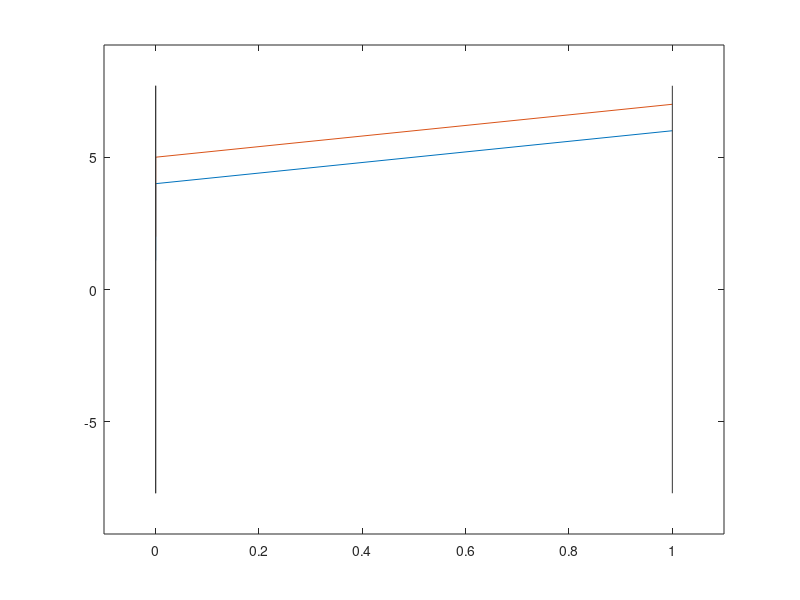

MATLAB code for this plot:
clear variables

% Draw an opticalSystem from a components and outrays file

[fid,message] = fopen('components.txt','r');
if (fid == -1)
    disp (message)
end
% Load component file
header = textscan(fid, '#%s', 'Delimiter', '\n');
systemdata = textscan(fid, 'Medium %f %f', 'CommentStyle', "Surface", 'Delimiter', '\n');

fclose(fid);

% Save ior, calculate cumulative thickness
thickness = systemdata{1};
refractiveIndex = systemdata{2};
xPositions = cumsum([0 thickness']);

% Load ray data
raydata = importdata('outrays.txt', ' ', 0); % delimiter space, 0 header lines
plot(xPositions, raydata)

% Find the maximum distance from the optical axis for *any* ray.
systemWidth = 1.1*max(max(abs(raydata))); 

% plot lines at interfaces
for (x = xPositions)
    line([x x], [-systemWidth systemWidth],'Color',[0.2 0.2 0.2]);
end

axis([-0.1*xPositions(end), 1.1*xPositions(end), -1.2*systemWidth, 1.2*systemWidth])